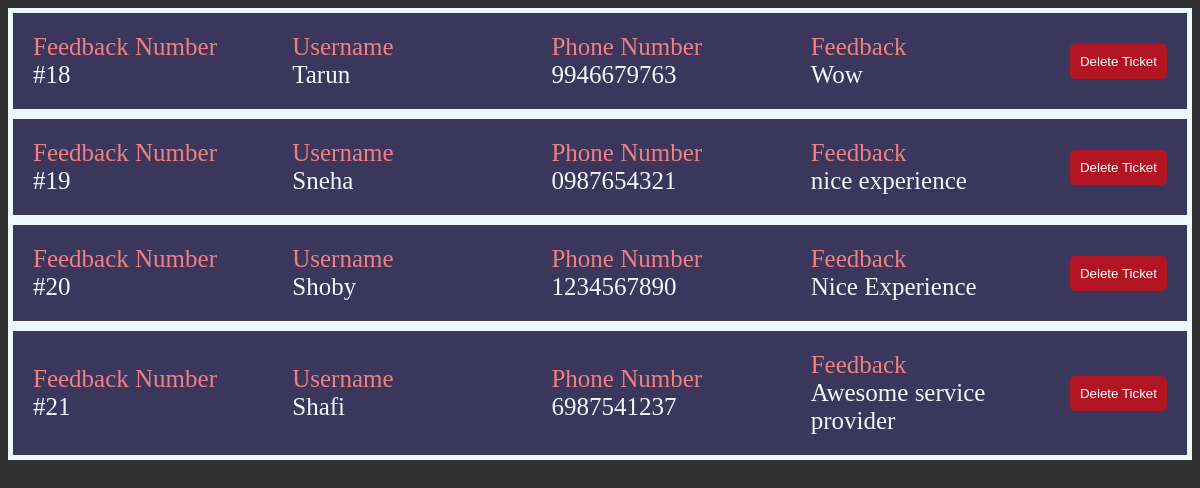
Page /php/feedbackview.php on the committed database.
### tables this page shows
CREATE TABLE `feedbacks` (
  `feedbackid` int(11) NOT NULL,
  `username` varchar(255) DEFAULT NULL,
  `phonenumber` varchar(20) DEFAULT NULL,
  `feedback` text DEFAULT NULL,
  `userid` int(11) DEFAULT NULL
);

### php/feedbackview.php (the view, shortened to what this page needs)
<!DOCTYPE html>
<html lang="en">
<head>
</head>
<body>
  <div class=users>
  <?php
      $con = mysqli_connect("localhost", "root", "", "parkingsystem");
      $usersel="SELECT * from feedbacks";
      $runusersel = mysqli_query($con,$usersel);
      if (mysqli_num_rows($runusersel) > 0)
      {
        while ($row = mysqli_fetch_assoc($runusersel))
        {
          echo"<div class=items>";
            echo"<div class=username>";
              echo "<span class=textthing>Feedback Number</span>";
              echo '#'.$row['feedbackid'];
            echo"</div>";
            echo"<div class=slot>";
              echo "<span class=textthing>Username</span>";
              echo $row['username'];
            echo"</div>";
            echo"<div class=plate>";
              echo "<span class=textthing>Phone Number</span>";
              echo $row['phonenumber'];
            echo"</div>";
            echo"<div class=timeout>";
              echo "<span class=textthing>Feedback</span>";
              echo $row['feedback'];
            echo"</div>";
            echo" <div class=actions>";
              echo"<form action='' method=post>";
              echo"<input type=submit name=delete value='Delete Ticket' class=ban_button>";
              echo"</form>";
            echo"</div>";
          echo"</div>";
      }
    }
    else
    {
        echo "No Feedbacks Found";
    }
    ?>
    </div>
</body>
</html>

### php/feedbackview.php (style rules this page uses)
body { color:aliceblue; background: rgb(49, 49, 49); }
.textthing { color:lightcoral }
.users { display: flex; flex-direction: column; }
.items { display: flex; flex-direction: row; justify-content: space-between; align-items: center; padding: 20px; font-size: 25px; border: 5px solid aliceblue; background-color:rgba(71, 61, 139, 0.486); }
.username,.slot,.plate,.timein,.timeout,.price,.payment { display: flex; flex-direction: column; flex:1; }
.ban_button { padding: 10px; background-color: rgba(255, 0, 0, 0.603); color: white; border: none; border-radius: 5px; }

### rows in the picture
feedbacks: feedbackid "18", username "Tarun", phonenumber "9946679763", feedback "Wow"
feedbacks: feedbackid "19", username "Sneha", phonenumber "0987654321", feedback "nice experience"
feedbacks: feedbackid "20", username "Shoby", phonenumber "1234567890", feedback "Nice Experience"
feedbacks: feedbackid "21", username "Shafi", phonenumber "6987541237", feedback "Awesome service provider"
